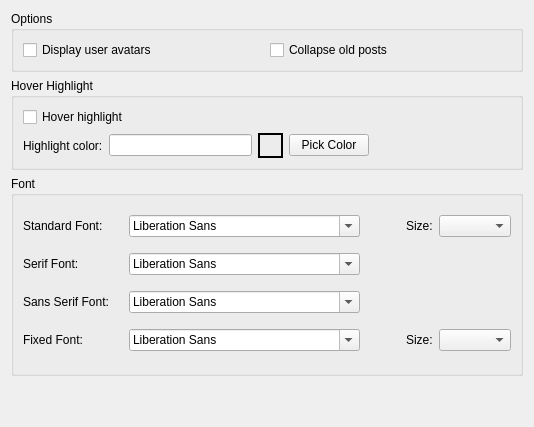
           <widget class="QWidget" name="tab_3">
            <attribute name="title">
             <string>Post List</string>
            </attribute>
            <layout class="QGridLayout" name="gridLayout_4">
             <item row="1" column="0">
              <widget class="QGroupBox" name="groupBox_7">
               <property name="maximumSize">
                <size>
                 <width>16777215</width>
                 <height>100</height>
                </size>
               </property>
               <property name="title">
                <string>Hover Highlight</string>
               </property>
               <layout class="QGridLayout" name="gridLayout_3">
                <item row="1" column="1">
                 <widget class="QLineEdit" name="postListColorLE">
                  <property name="readOnly">
                   <bool>true</bool>
                  </property>
                 </widget>
                </item>
                <item row="1" column="0">
                 <widget class="QLabel" name="label_12">
                  <property name="text">
                   <string>Highlight color:</string>
                  </property>
                 </widget>
                </item>
                <item row="0" column="0" colspan="2">
                 <widget class="QCheckBox" name="postListHoverCB">
                  <property name="text">
                   <string>Hover highlight</string>
                  </property>
                 </widget>
                </item>
                <item row="1" column="4">
                 <spacer name="horizontalSpacer_10">
                  <property name="orientation">
                   <enum>Qt::Horizontal</enum>
                  </property>
                  <property name="sizeType">
                   <enum>QSizePolicy::Expanding</enum>
                  </property>
                  <property name="sizeHint" stdset="0">
                   <size>
                    <width>40</width>
                    <height>20</height>
                   </size>
                  </property>
                 </spacer>
                </item>
                <item row="1" column="3">
                 <widget class="QPushButton" name="pickColorBtn">
                  <property name="text">
                   <string>Pick Color</string>
                  </property>
                 </widget>
                </item>
                <item row="1" column="2">
                 <widget class="QLabel" name="colorSampleLBL">
                  <property name="minimumSize">
                   <size>
                    <width>25</width>
                    <height>25</height>
                   </size>
                  </property>
                  <property name="maximumSize">
                   <size>
                    <width>25</width>
                    <height>25</height>
                   </size>
                  </property>
                  <property name="styleSheet">
                   <string notr="true">QLabel
{
	border: 2px solid;
}</string>
                  </property>
                  <property name="text">
                   <string/>
                  </property>
                 </widget>
                </item>
               </layout>
              </widget>
             </item>
             <item row="2" column="0">
              <widget class="QGroupBox" name="postListFontGB">
               <property name="minimumSize">
                <size>
                 <width>0</width>
                 <height>200</height>
                </size>
               </property>
               <property name="title">
                <string>Font</string>
               </property>
               <layout class="QVBoxLayout" name="verticalLayout_10">
                <item>
                 <layout class="QHBoxLayout" name="horizontalLayout_11">
                  <item>
                   <widget class="QLabel" name="label_13">
                    <property name="minimumSize">
                     <size>
                      <width>100</width>
                      <height>0</height>
                     </size>
                    </property>
                    <property name="maximumSize">
                     <size>
                      <width>100</width>
                      <height>16777215</height>
                     </size>
                    </property>
                    <property name="text">
                     <string>Standard Font:</string>
                    </property>
                   </widget>
                  </item>
                  <item>
                   <widget class="QFontComboBox" name="postStandardFont">
                    <property name="minimumSize">
                     <size>
                      <width>105</width>
                      <height>0</height>
                     </size>
                    </property>
                   </widget>
                  </item>
                  <item>
                   <spacer name="horizontalSpacer_8">
                    <property name="orientation">
                     <enum>Qt::Horizontal</enum>
                    </property>
                    <property name="sizeHint" stdset="0">
                     <size>
                      <width>40</width>
                      <height>20</height>
                     </size>
                    </property>
                   </spacer>
                  </item>
                  <item>
                   <widget class="QLabel" name="label_17">
                    <property name="text">
                     <string>Size:</string>
                    </property>
                   </widget>
                  </item>
                  <item>
                   <widget class="QComboBox" name="postStandardFontSize">
                    <property name="insertPolicy">
                     <enum>QComboBox::InsertAlphabetically</enum>
                    </property>
                   </widget>
                  </item>
                 </layout>
                </item>
                <item>
                 <layout class="QHBoxLayout" name="horizontalLayout_14">
                  <item>
                   <widget class="QLabel" name="label_14">
                    <property name="minimumSize">
                     <size>
                      <width>100</width>
                      <height>0</height>
                     </size>
                    </property>
                    <property name="maximumSize">
                     <size>
                      <width>100</width>
                      <height>16777215</height>
                     </size>
                    </property>
                    <property name="text">
                     <string>Serif Font:</string>
                    </property>
                   </widget>
                  </item>
                  <item>
                   <widget class="QFontComboBox" name="postSerifFont"/>
                  </item>
                  <item>
                   <spacer name="horizontalSpacer_4">
                    <property name="orientation">
                     <enum>Qt::Horizontal</enum>
                    </property>
                    <property name="sizeHint" stdset="0">
                     <size>
                      <width>45</width>
                      <height>20</height>
                     </size>
                    </property>
                   </spacer>
                  </item>
                 </layout>
                </item>
                <item>
                 <layout class="QHBoxLayout" name="horizontalLayout_13">
                  <item>
                   <widget class="QLabel" name="label_15">
                    <property name="minimumSize">
                     <size>
                      <width>100</width>
                      <height>0</height>
                     </size>
                    </property>
                    <property name="maximumSize">
                     <size>
                      <width>100</width>
                      <height>16777215</height>
                     </size>
                    </property>
                    <property name="text">
                     <string>Sans Serif Font:</string>
                    </property>
                   </widget>
                  </item>
                  <item>
                   <widget class="QFontComboBox" name="postSansSerifFont"/>
                  </item>
                  <item>
                   <spacer name="horizontalSpacer_6">
                    <property name="orientation">
                     <enum>Qt::Horizontal</enum>
                    </property>
                    <property name="sizeHint" stdset="0">
                     <size>
                      <width>45</width>
                      <height>20</height>
                     </size>
                    </property>
                   </spacer>
                  </item>
                 </layout>
                </item>
                <item>
                 <layout class="QHBoxLayout" name="horizontalLayout_12">
                  <item>
                   <widget class="QLabel" name="label_16">
                    <property name="minimumSize">
                     <size>
                      <width>100</width>
                      <height>0</height>
                     </size>
                    </property>
                    <property name="maximumSize">
                     <size>
                      <width>100</width>
                      <height>16777215</height>
                     </size>
                    </property>
                    <property name="text">
                     <string>Fixed Font:</string>
                    </property>
                   </widget>
                  </item>
                  <item>
                   <widget class="QFontComboBox" name="postFixedFont"/>
                  </item>
                  <item>
                   <spacer name="horizontalSpacer_7">
                    <property name="orientation">
                     <enum>Qt::Horizontal</enum>
                    </property>
                    <property name="sizeHint" stdset="0">
                     <size>
                      <width>40</width>
                      <height>20</height>
                     </size>
                    </property>
                   </spacer>
                  </item>
                  <item>
                   <widget class="QLabel" name="label_18">
                    <property name="text">
                     <string>Size:</string>
                    </property>
                   </widget>
                  </item>
                  <item>
                   <widget class="QComboBox" name="postFixedFontSize"/>
                  </item>
                 </layout>
                </item>
               </layout>
              </widget>
             </item>
             <item row="0" column="0">
              <widget class="QGroupBox" name="groupBox_10">
               <property name="title">
                <string>Options</string>
               </property>
               <layout class="QGridLayout" name="gridLayout_12">
                <item row="0" column="0">
                 <widget class="QCheckBox" name="postListShowAvatarsCB">
                  <property name="text">
                   <string>Display user avatars</string>
                  </property>
                 </widget>
                </item>
                <item row="0" column="1">
                 <widget class="QCheckBox" name="collapseOldPostsCB">
                  <property name="text">
                   <string>Collapse old posts</string>
                  </property>
                 </widget>
                </item>
               </layout>
              </widget>
             </item>
             <item row="4" column="0">
              <spacer name="verticalSpacer_2">
               <property name="orientation">
                <enum>Qt::Vertical</enum>
               </property>
               <property name="sizeHint" stdset="0">
                <size>
                 <width>20</width>
                 <height>40</height>
                </size>
               </property>
              </spacer>
             </item>
            </layout>
           </widget>
